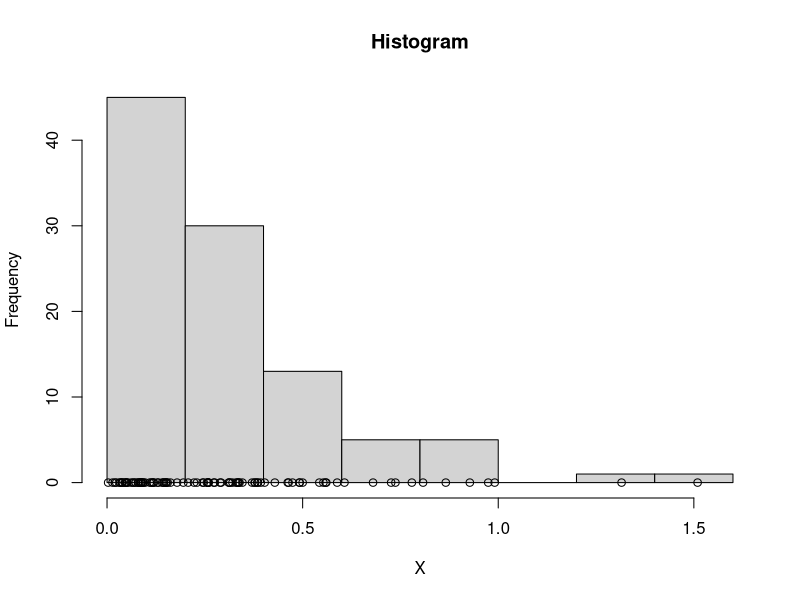

The R script that drew this image:

# clear variables and close windows
rm(list = ls(all = TRUE))
graphics.off()

set.seed(0)

n     = 100
beta  = 0.35
data  = -beta * log(runif(n, 0, 1))
histo = hist(data, plot = F)
data  = cbind(data, (0 * data))

# plot
plot(histo, main = "Histogram", xlab = "X", ylab = "Frequency")
points(data)
